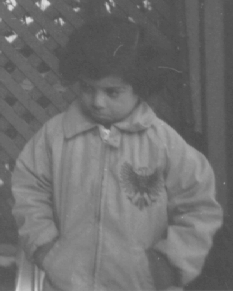
%> input picture Workshop4/Pout.png, 233 x 291 px
$ octave task31.m   (GNU Octave 9; MATLAB toolbox functions it lacks are replaced by stand-ins)
%> lines starting %> are read from the running program, lines starting %| are printed output that depends on the picture
img = imread('Pout.png');
%> img is the input picture: size 291x233x3 uint8; min 74, max 221, mean 110.7
img = rgb2gray(img);
%> img: size 291x233 uint8

%img = im2uint8(img);

% Linear Stretch

mao = max(max(img));
%> mao = 221


dimg = 255*im2double(img); % Converts the intensity of the image to a double precision * by 255 to get from 0 to 255
mi = min(min(dimg)); % Finds the minimum pizel intensity. Old Min
%> mi = 74
ma = max(max(dimg)); % Old Max
%> ma = 221

% In a linear strectch we want to hook the min to be 0 and the max to be
% 255


[x,y] = size(dimg);
%> x = 291; y = 233

imgTrans = [];


for row = 1:x
    for col = 1:y
        % Algorithm where is a strecth transform, called linear stretch
        imgTrans(row,col) = (255*(dimg(row,col) - mi))/(ma - mi);
    end
end
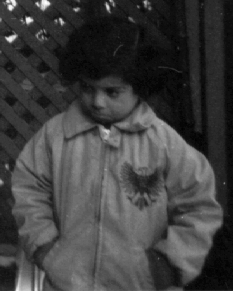
%> imgTrans: size 291x233 double; min 0, max 255, mean 63.6

imgTrans = uint8(imgTrans);
%> imgTrans: size 291x233 uint8

X = imadjust(img,[mi/255;ma/255],[0;1]); % Implements using a function

% [5 lines of commented-out code are left out]


figure
subplot(2,2,1);
imshow(img);
title('Original');

subplot(2,2,2);
imshow(imgTrans);
title('Stretched');

subplot(2,2,3);
imhist(img,200);
title('Original Histogram');

subplot(2,2,4);
imhist(imgTrans,200);
title('Stretched Histogram');
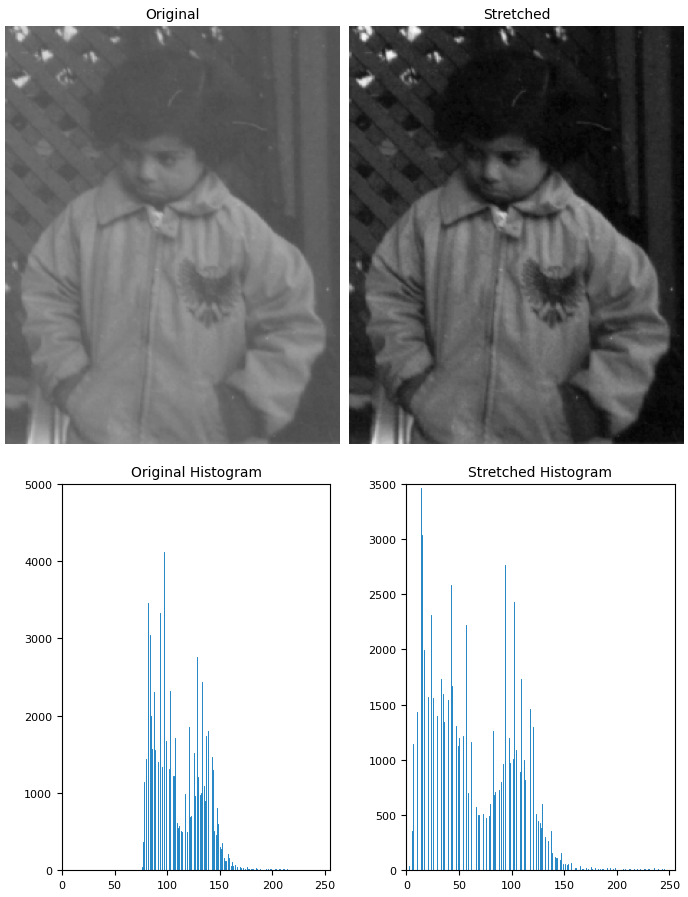
%> figure redrawn from the program's plot data, 4 panels

$ run again, with Workshop4/Pollen.tif saved as Workshop4/Pout.png
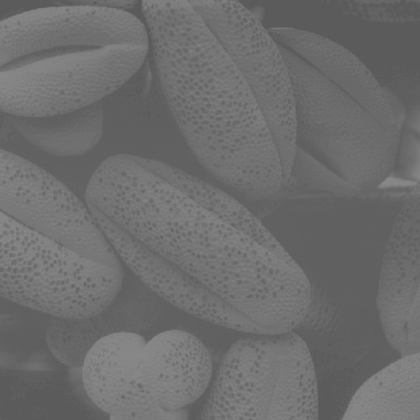
%> input picture Workshop4/Pollen.tif, 420 x 420 px, shrunk from 889 x 889 before the run
%> img is the input picture: size 420x420 uint8; min 89, max 137, mean 109.1
%> mao = 137
%> mi = 89
%> ma = 137
%> after the loop `for row = 1:x`:
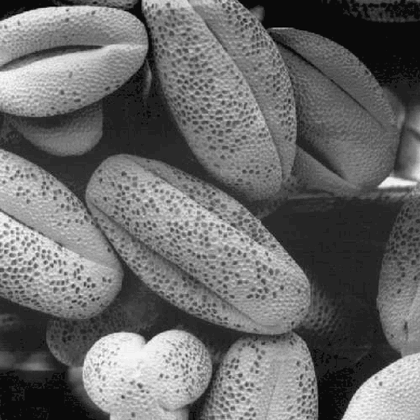
%> imgTrans: size 420x420 double; min 0, max 255, mean 106.7
%> `title('Stretched Histogram');`:
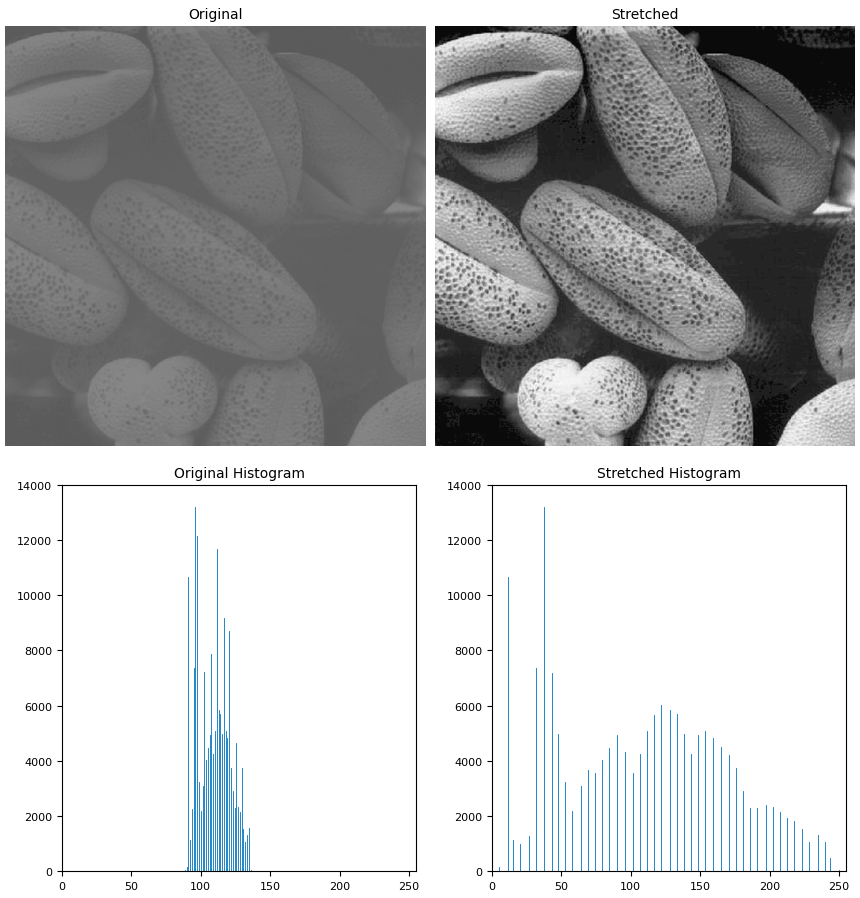
%> figure redrawn from the program's plot data, 4 panels
